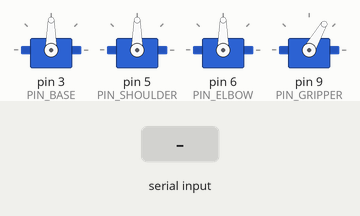
Simulated run of this sketch. Board: Arduino Nano, built with avr-gcc and run on an emulated ATmega328P. Parts: 4 × servo. Inputs (shaded band) come from the test bench. What the sketch prints to the serial monitor is not drawn.

Above: at 2.7 s.
2.8 s: "B\n" received over the second serial link
At 3.5 s:
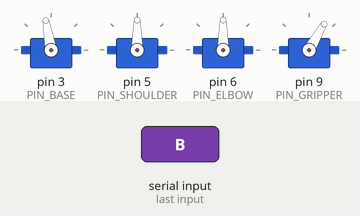
4.3 s: "C\n" received over the second serial link
At 4.7 s:
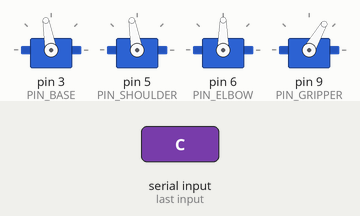
5.8 s: "A\n" received over the second serial link
At 7.0 s:
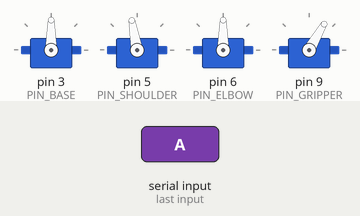
7.3 s: "E\n" received over the second serial link
At 8.3 s:
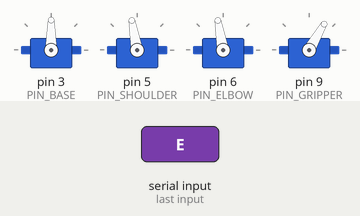
8.8 s: "D\n" received over the second serial link
At 9.5 s:
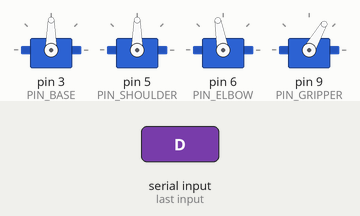
10.3 s: "H\n" received over the second serial link
At 11.2 s:
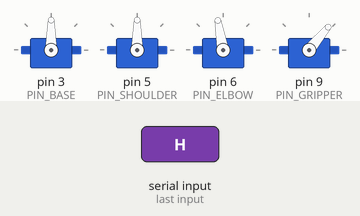
Timing chart, 0 to 12.8 s (numbered marks = the images above; inputs shaded):
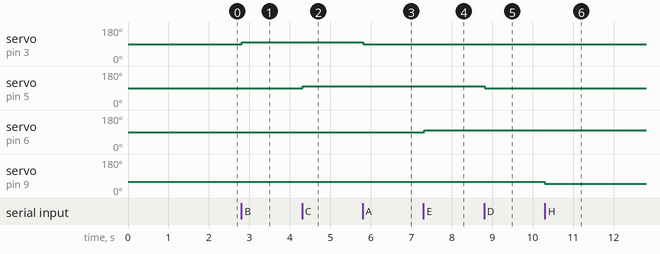

Measured:
- after the input at 2.8 s, servo on pin 3 (PIN_BASE): 90° → 100° at once
- after the input at 4.3 s, servo on pin 5 (PIN_SHOULDER): 90° → 100° at once
- after the input at 5.8 s, servo on pin 3 (PIN_BASE): 100° → 90° at once
- after the input at 7.3 s, servo on pin 6 (PIN_ELBOW): 90° → 100° at once
- after the input at 8.8 s, servo on pin 5 (PIN_SHOULDER): 100° → 90° at once
- after the input at 10.3 s, servo on pin 9 (PIN_GRIPPER): 60° → 50° at once

The sketch:

Arm_Nano.ino
```cpp
// (licence header left out)
// ─────────────────────────────────────────────────────────────────────────────
// DEPENDENCIES
// ─────────────────────────────────────────────────────────────────────────────
#include <SoftwareSerial.h>
#include <Servo.h>


// ─────────────────────────────────────────────────────────────────────────────
// HARDWARE PINS
// ─────────────────────────────────────────────────────────────────────────────
static const uint8_t PIN_ESP_RX  = 10;  ///< SoftwareSerial RX ← Arm_Esp01 TX
static const uint8_t PIN_ESP_TX  = 11;  ///< SoftwareSerial TX → Arm_Esp01 RX (unused)
static const uint8_t PIN_BASE    = 3;   ///< PWM → Base servo
static const uint8_t PIN_SHOULDER = 5;  ///< PWM → Shoulder servo
static const uint8_t PIN_ELBOW   = 6;   ///< PWM → Elbow servo
static const uint8_t PIN_GRIPPER = 9;   ///< PWM → Gripper servo


// ─────────────────────────────────────────────────────────────────────────────
// CONFIGURATION  ← All tunable constants here. No logic edits needed.
// ─────────────────────────────────────────────────────────────────────────────

/** @defgroup JointConfig  Servo step size and angle limits */
///@{
static const int STEP_SIZE        = 10;   ///< Degrees per command (angular increment)

// Standard joints: 0–180° range
static const int JOINT_MIN_ANGLE  = 0;
static const int JOINT_MAX_ANGLE  = 180;

// Gripper has a narrower range to avoid mechanical damage
static const int GRIPPER_MIN_ANGLE = 30;
static const int GRIPPER_MAX_ANGLE = 120;
///@}

/** @defgroup InitConfig  Home positions on power-up */
///@{
static const int INIT_BASE     = 90;  ///< Base servo home (centred)
static const int INIT_SHOULDER = 90;  ///< Shoulder servo home
static const int INIT_ELBOW    = 90;  ///< Elbow servo home
static const int INIT_GRIPPER  = 60;  ///< Gripper servo home (partially closed)
///@}

/** @defgroup TimingConfig  Command debounce interval */
///@{
static const unsigned long COMMAND_DEBOUNCE_MS = 100;  ///< Min ms between command executions
///@}

/** @defgroup SerialConfig  Baud rates */
///@{
static const uint32_t SERIAL_BAUD     = 9600;  ///< USB debug monitor
static const uint32_t ESP_SERIAL_BAUD = 9600;  ///< SoftwareSerial from Arm_Esp01
///@}


// ─────────────────────────────────────────────────────────────────────────────
// OBJECTS
// ─────────────────────────────────────────────────────────────────────────────
SoftwareSerial espSerial(PIN_ESP_RX, PIN_ESP_TX);

Servo baseServo;
Servo shoulderServo;
Servo elbowServo;
Servo gripperServo;


// ─────────────────────────────────────────────────────────────────────────────
// GLOBAL STATE — current and last-known joint positions
// ─────────────────────────────────────────────────────────────────────────────
int basePos     = INIT_BASE;
int shoulderPos = INIT_SHOULDER;
int elbowPos    = INIT_ELBOW;
int gripperPos  = INIT_GRIPPER;

/// Shadow variables — servos are only re-commanded when position changes.
int lastBasePos     = INIT_BASE;
int lastShoulderPos = INIT_SHOULDER;
int lastElbowPos    = INIT_ELBOW;
int lastGripperPos  = INIT_GRIPPER;

String        commandBuffer  = "";   ///< Accumulates incoming chars until newline
unsigned long lastCommandTime = 0;   ///< Timestamp of last executed command


// ─────────────────────────────────────────────────────────────────────────────
// FORWARD DECLARATIONS
// ─────────────────────────────────────────────────────────────────────────────
void processCommand(const String& cmd);
void applyServoUpdates();
void printStatus();


// ─────────────────────────────────────────────────────────────────────────────
// SETUP
// ─────────────────────────────────────────────────────────────────────────────

/**
 * @brief  Attach servos to PWM pins, home all joints, start serial interfaces.
 *
 * @note   Pulse width limits (1000–2000 µs) are specified explicitly in
 *         servo.attach() to ensure consistent behaviour across SG90 variants.
 */
void setup() {
  Serial.begin(SERIAL_BAUD);
  espSerial.begin(ESP_SERIAL_BAUD);

  delay(1000);

  // Attach with explicit pulse width limits for consistent SG90 behaviour.
  baseServo.attach(PIN_BASE,      1000, 2000);
  shoulderServo.attach(PIN_SHOULDER, 1000, 2000);
  elbowServo.attach(PIN_ELBOW,    1000, 2000);
  gripperServo.attach(PIN_GRIPPER, 1000, 2000);

  // Move all joints to home positions.
  baseServo.write(basePos);
  shoulderServo.write(shoulderPos);
  elbowServo.write(elbowPos);
  gripperServo.write(gripperPos);

  delay(500);
  Serial.println(F("[READY] Arm receiver active — 4-DOF independent control."));
  printStatus();
}


// ─────────────────────────────────────────────────────────────────────────────
// MAIN LOOP
// ─────────────────────────────────────────────────────────────────────────────

/**
 * @brief  Read incoming bytes from ESP-01, buffer until newline, then process.
 */
void loop() {
  while (espSerial.available()) {
    char incoming = espSerial.read();

    if (incoming == '\r') {
      // Ignore carriage return
    } else if (incoming == '\n') {
      // End of command — process if non-empty
      if (commandBuffer.length() > 0) {
        processCommand(commandBuffer);
        commandBuffer  = "";
        lastCommandTime = millis();
      }
    } else {
      commandBuffer += incoming;
    }
  }
  delay(20);
}


// ─────────────────────────────────────────────────────────────────────────────
// COMMAND PROCESSOR
// ─────────────────────────────────────────────────────────────────────────────

/**
 * @brief  Parse a command token and update the corresponding joint position.
 *
 * Only the target joint's variable is modified; all others stay at their
 * current values in memory. Servo writes are deferred to applyServoUpdates().
 *
 * @param cmd  Received command string (single char or "STATUS")
 */
void processCommand(const String& cmd) {
  // Debounce guard — ignore commands that arrive too fast.
  if (millis() - lastCommandTime < COMMAND_DEBOUNCE_MS) return;

  if (cmd == "A") {
    basePos = constrain(basePos - STEP_SIZE, JOINT_MIN_ANGLE, JOINT_MAX_ANGLE);
    Serial.println(F("[CMD] Base LEFT"));
  }
  else if (cmd == "B") {
    basePos = constrain(basePos + STEP_SIZE, JOINT_MIN_ANGLE, JOINT_MAX_ANGLE);
    Serial.println(F("[CMD] Base RIGHT"));
  }
  else if (cmd == "C") {
    shoulderPos = constrain(shoulderPos + STEP_SIZE, JOINT_MIN_ANGLE, JOINT_MAX_ANGLE);
    Serial.println(F("[CMD] Shoulder UP"));
  }
  else if (cmd == "D") {
    shoulderPos = constrain(shoulderPos - STEP_SIZE, JOINT_MIN_ANGLE, JOINT_MAX_ANGLE);
    Serial.println(F("[CMD] Shoulder DOWN"));
  }
  else if (cmd == "E") {
    elbowPos = constrain(elbowPos + STEP_SIZE, JOINT_MIN_ANGLE, JOINT_MAX_ANGLE);
    Serial.println(F("[CMD] Elbow UP"));
  }
  else if (cmd == "F") {
    elbowPos = constrain(elbowPos - STEP_SIZE, JOINT_MIN_ANGLE, JOINT_MAX_ANGLE);
    Serial.println(F("[CMD] Elbow DOWN"));
  }
  else if (cmd == "G") {
    gripperPos = constrain(gripperPos + STEP_SIZE, GRIPPER_MIN_ANGLE, GRIPPER_MAX_ANGLE);
    Serial.println(F("[CMD] Gripper OPEN"));
  }
  else if (cmd == "H") {
    gripperPos = constrain(gripperPos - STEP_SIZE, GRIPPER_MIN_ANGLE, GRIPPER_MAX_ANGLE);
    Serial.println(F("[CMD] Gripper CLOSE"));
  }
  else if (cmd == "STATUS") {
    printStatus();
    return;  // No servo update needed for status query
  }
  else {
    // Unknown or empty token — ignore silently
    return;
  }

  applyServoUpdates();
}

/**
 * @brief  Write updated positions to servos only if their target changed.
 *
 * Comparing against shadow variables prevents unnecessary PWM updates,
 * which would cause servo jitter even when the arm is supposed to be still.
 */
void applyServoUpdates() {
  if (basePos != lastBasePos) {
    baseServo.write(basePos);
    lastBasePos = basePos;
  }
  if (shoulderPos != lastShoulderPos) {
    shoulderServo.write(shoulderPos);
    lastShoulderPos = shoulderPos;
  }
  if (elbowPos != lastElbowPos) {
    elbowServo.write(elbowPos);
    lastElbowPos = elbowPos;
  }
  if (gripperPos != lastGripperPos) {
    gripperServo.write(gripperPos);
    lastGripperPos = gripperPos;
  }
}

/**
 * @brief  Print all current joint angles to the USB Serial Monitor.
 */
void printStatus() {
  Serial.print(F("[STATUS] Base:"));     Serial.print(basePos);
  Serial.print(F("  Shoulder:"));        Serial.print(shoulderPos);
  Serial.print(F("  Elbow:"));           Serial.print(elbowPos);
  Serial.print(F("  Gripper:"));         Serial.println(gripperPos);
}
```
